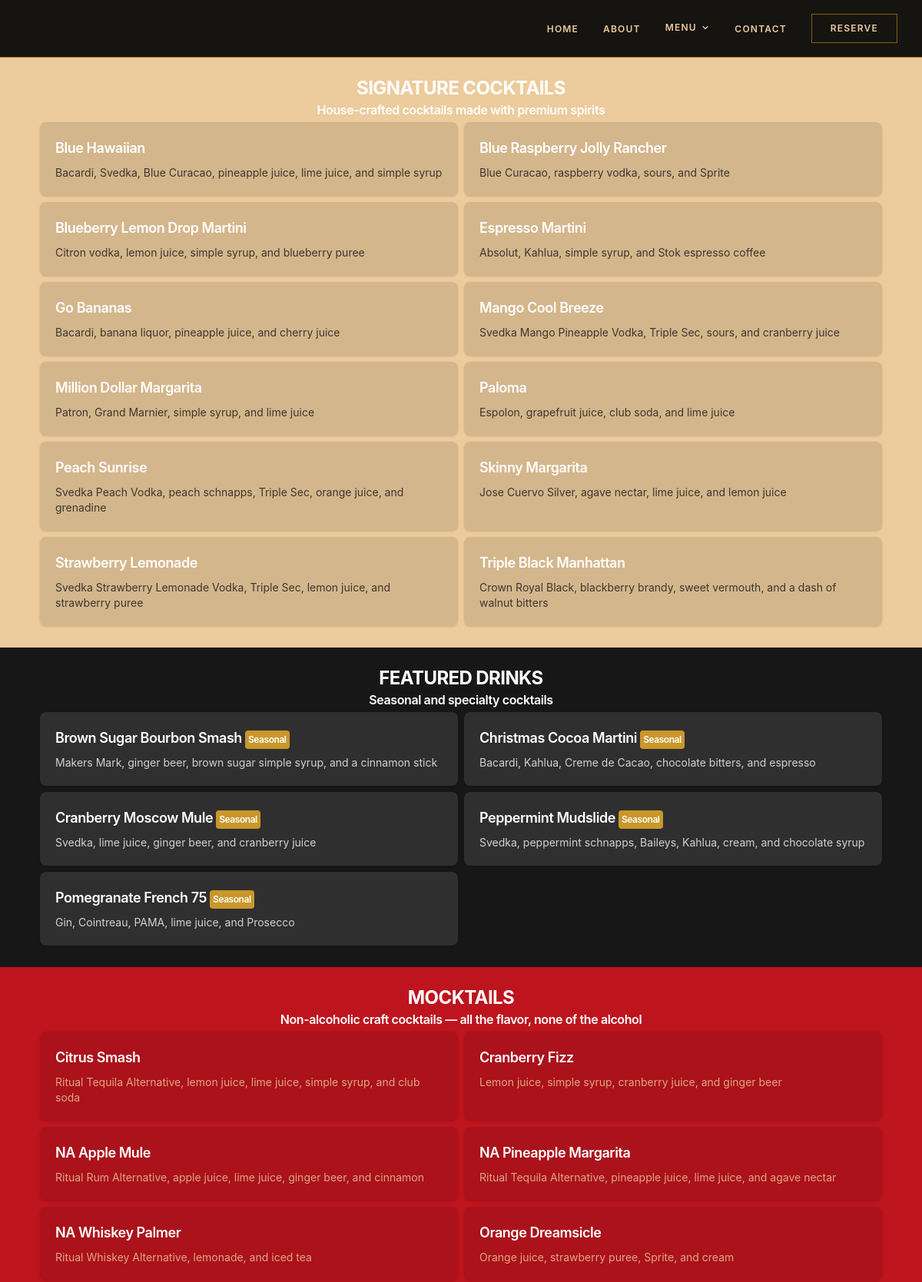
Screenshot of /menu/?type=Drinks (upper part) with the database file from the repository.
### apps/menu/models.py (models this page shows, shortened)
class MenuCategory(models.Model):
    menu_type = models.ForeignKey(
        MenuType,
        on_delete=models.CASCADE,
        related_name='categories',
        help_text="The top-level type this category belongs to (e.g., Food, Beverages)"
    )
    name = models.CharField(max_length=100)
    slug = models.SlugField(max_length=100, unique=True)
    description = models.TextField(blank=True)
    icon = models.ImageField(
        upload_to='menu/category_icons/',
        blank=True,
        null=True,
        help_text="Optional icon for the category"
    )
    order = models.PositiveIntegerField(
        default=0,
        help_text="Order in which categories appear within their type (lower numbers first)"
    )
    is_active = models.BooleanField(
        default=True,
        help_text="Display this category on the menu"
    )
    created_at = models.DateTimeField(auto_now_add=True)
    updated_at = models.DateTimeField(auto_now=True)
    class Meta:
        ordering = ['menu_type__order', 'order', 'name']
        verbose_name = 'Menu Category'
        verbose_name_plural = 'Menu Categories'

class MenuItem(models.Model):
    DIETARY_CHOICES = [
        ('none', 'None'),
        ('vegetarian', 'Vegetarian'),
        ('vegan', 'Vegan'),
        ('gluten_free', 'Gluten Free'),
        ('dairy_free', 'Dairy Free'),
    ]
    SPICE_LEVELS = [
        (0, 'Not Spicy'),
        (1, 'Mild'),
        (2, 'Medium'),
        (3, 'Hot'),
        (4, 'Extra Hot'),
    ]
    category = models.ForeignKey(
        MenuCategory,
        on_delete=models.CASCADE,
        related_name='items'
    )
    subcategory = models.ForeignKey(
        MenuSubCategory,
        on_delete=models.SET_NULL,
        related_name='items',
        blank=True,
        null=True,
        help_text="Optional sub-category (e.g., Bottled, Draft). Leave blank if not applicable."
    )
    name = models.CharField(max_length=200)
    slug = models.SlugField(max_length=200, unique=True)
    description = CKEditor5Field(
        blank=True,
        help_text="Detailed description of the dish"
    )
    short_description = models.CharField(
        max_length=300,
        blank=True,
        help_text="Brief description for menu listings"
    )
    PRICE_DISPLAY_CHOICES = [
        ('price', 'Show Price'),
        ('market', 'Market Price (MP)'),
        ('hidden', 'Hide Price'),
    ]
    price_display = models.CharField(
        max_length=10,
        choices=PRICE_DISPLAY_CHOICES,
        default='price',
        help_text=(
            "'Show Price' displays the price field. "
            "'Market Price' shows 'MP' on the menu. "
            "'Hide Price' shows nothing — useful when price isn't relevant for web display."
        )
    )
    price = models.DecimalField(
        max_digits=8,
        decimal_places=2,
        blank=True,
        null=True,
        validators=[MinValueValidator(Decimal('0.00'))],
        help_text="Base price or price for standard size. Leave blank for Market Price or Hidden."
    )
    sale_price = models.DecimalField(
        max_digits=8,
        decimal_places=2,
        blank=True,
        null=True,
        validators=[MinValueValidator(Decimal('0.01'))],
        help_text="Optional discounted price"
    )
    has_variations = models.BooleanField(
        default=False,
        help_text="Check if this item has multiple size/quantity options"
    )
    has_addons = models.BooleanField(
        default=False,
        help_text="Check if this item has add-on options"
    )
    image = models.ImageField(
        upload_to='menu/items/',
        blank=True,
        null=True,
        help_text="Primary image of the dish"
    )
    image_alt_text = models.CharField(
        max_length=200,
        blank=True,
        help_text="Alternative text for accessibility"
    )
    dietary_type = models.CharField(
        max_length=20,
        choices=DIETARY_CHOICES,
        default='none'
    )
    is_gluten_free = models.BooleanField(default=False)
    is_vegan = models.BooleanField(default=False)
    is_dairy_free = models.BooleanField(default=False)
    is_nut_free = models.BooleanField(default=False)
    contains_shellfish = models.BooleanField(default=False)
    allergen_info = models.TextField(
        blank=True,
        help_text="Additional allergen warnings"
    )
    spice_level = models.IntegerField(
        choices=SPICE_LEVELS,
        default=0,
        help_text="Spiciness level of the dish"
    )
    calories = models.PositiveIntegerField(blank=True, null=True)
    preparation_time = models.PositiveIntegerField(blank=True, null=True)
    is_featured = models.BooleanField(default=False)
    is_chef_special = models.BooleanField(default=False)
    is_new = models.BooleanField(default=False)
    is_seasonal = models.BooleanField(default=False)
    is_available = models.BooleanField(default=True)
    available_from = models.TimeField(blank=True, null=True)
    available_until = models.TimeField(blank=True, null=True)
    order = models.PositiveIntegerField(default=0)
    created_at = models.DateTimeField(auto_now_add=True)
    updated_at = models.DateTimeField(auto_now=True)
    class Meta:
        ordering = ['category__menu_type__order', 'category__order', 'order', 'name']
        verbose_name = 'Menu Item'
        verbose_name_plural = 'Menu Items'
        indexes = [
            models.Index(fields=['category', 'order']),
            models.Index(fields=['is_featured', 'is_available']),
        ]
    @property
    def current_price(self):
        if self.price_display != 'price':
            return None
        return self.sale_price if self.sale_price else self.price
    @property
    def display_price(self):
        if self.price_display == 'market':
            return "MP"
        if self.price_display == 'hidden':
            return ""
        if self.has_variations:
            return self.price_range or "See Options"
        price = self.current_price
        return float(price) if price is not None else "—"
    @property
    def is_on_sale(self):
        if self.price_display != 'price' or self.price is None:
            return False
        return self.sale_price is not None and self.sale_price < self.price
    @property
    def dietary_labels(self):
        labels = []
        if self.dietary_type != 'none':
            labels.append(self.get_dietary_type_display())
        if self.is_gluten_free:
            labels.append('Gluten Free')
        if self.is_dairy_free:
            labels.append('Dairy Free')
        if self.is_nut_free:
            labels.append('Nut Free')
        return labels

### apps/menu/views.py (the view)
# urls.py: path('', views.full, name='full'),
def full(request):
    menu_type = request.GET.get('type')  # ?type=Food or ?type=Drinks, absent = all
    menu_items = MenuItem.objects.filter(is_available=True)
    if menu_type:
        menu_items = menu_items.filter(category__menu_type__name=menu_type)
    menu_items = menu_items.select_related(
        'category', 'category__menu_type', 'subcategory',
    ).prefetch_related(
        Prefetch('variations',     queryset=MenuItemVariation.objects.filter(is_available=True).order_by('order', 'price')),
        Prefetch('addons',         queryset=MenuItemAddon.objects.filter(is_available=True).order_by('order', 'price')),
        Prefetch('gallery_images', queryset=MenuItemImage.objects.order_by('order')),
    ).order_by(
        'category__menu_type__order', 'category__order', 'category__name',
        'subcategory__order', 'subcategory__name', 'order', 'name',
    )
    titles = {'Food': ' - Food Menu', 'Drinks': ' - Drink Menu'}
    context = {
        'menu_items': menu_items,
        'title': titles.get(menu_type, ' - Full Menu'),
        'active_type': menu_type,  # useful for highlighting active nav link
    }
    return render(request, get_active_template('menu'), context)

### apps/core/context_processors.py (called while the page is built)
def site_settings(request):
    settings = SiteSettings.load()
    address_parts = filter(None, [
        settings.address_line1,
        settings.city,
        f"{settings.state} {settings.zip_code}".strip(),
    ])
    return {
        'site_settings': settings,
        'restaurant_name': settings.restaurant_name,
        'restaurant_phone': settings.phone,
        'restaurant_email': settings.email,
        'restaurant_address': ', '.join(address_parts),
    }

def active_theme(request):
    theme = Theme.get_active_theme()
    if theme:
        style_vars = theme.resolve_style_vars()
        google_fonts_url = theme.get_google_fonts_url()
        theme_directory = theme.theme_directory
    else:
        style_vars = {}
        google_fonts_url = None
        theme_directory = 'default'
    return {
        'active_theme': theme,
        'theme_directory': theme_directory,
        'theme_style_vars': style_vars,
        'google_fonts_url': google_fonts_url,
    }

### apps/core/models.py (called while the page is built)
    def to_css_vars(self):
        mapping = {
            'font-primary':   self.primary_font,
            'font-secondary': self.secondary_font,
            'font-accent':    self.accent_font,
        }
        return {k: v for k, v in mapping.items() if v}

    def get_google_fonts(self):
        fonts = set()
        for field in [self.primary_font, self.secondary_font, self.accent_font]:
            if field and field in GOOGLE_FONTS_MAP and GOOGLE_FONTS_MAP[field]:
                fonts.add(GOOGLE_FONTS_MAP[field])
        return list(fonts)

    @classmethod
    def get_active_theme(cls):
        return cls.objects.filter(is_active=True).select_related('base_style').first()

    def resolve_style_vars(self):
        resolved = {}
        if self.base_style:
            resolved.update(self.base_style.to_css_vars())
        settings = SiteSettings.load()
        if settings.active_overlay and settings.active_overlay.is_currently_active:
            resolved.update(settings.active_overlay.style.to_css_vars())
        return resolved

    @classmethod
    def load(cls):
        obj, created = cls.objects.get_or_create(pk=1)
        return obj

### apps/core/utils.py (called while the page is built)
def get_active_template(page):
    from apps.core.models import Theme
    theme = Theme.get_active_theme()
    if theme and theme.theme_directory:
        return [
            f"themes/{theme.theme_directory}/pages/{page}.html",
            f"pages/{page}.html",
        ]
    return [f"pages/{page}.html"]

### templates/themes/elegant/pages/menu.html (shortened to what this page needs)
{% extends "base.html" %}
{% load menu_filters %}
{% load menu_tags %}
{% block content %}
{% regroup menu_items by category.name as menu_categories %}
{% for category in menu_categories %}
  {% cycle "primary" "secondary" "tertiary" as section_bg silent %}
  <section class="py-6 px-12"
    style="
      background-color: var(--color-bg-{{ section_bg }});
      color: var(--color-text-{{ section_bg }});
    ">
    <h3 class="text-2xl font-bold text-center">
      {{ category.grouper|upper}}
    </h3>
    <h6 class="text-center">
      {{ category.list.0.category.description }}
    </h6>
    {% with subcat_items=category.list|with_subcategory plain_items=category.list|without_subcategory %}
    <div class="grid md:grid-cols-2 gap-2 p-1">
      {% for item in plain_items %}
      <div
        class="{% if forloop.parentloop.counter|divisibleby:2 %}bg-white/10{% else %}bg-black/10{% endif %} rounded-lg shadow p-5 hover:shadow-lg transition cursor-pointer"
        x-data="{}"
        x-on:click="$dispatch('open-menu-modal', JSON.parse($el.dataset.item))"
        role="button"
        tabindex="0"
        x-on:keydown.enter="$dispatch('open-menu-modal', JSON.parse($el.dataset.item))"
        data-item='{{ item|item_to_json }}'
      >
        <div class="flex justify-between items-start mb-2">
          <h4 class="font-semibold text-lg" style="color: var(--color-text-heading);">
            {{ item.name }}
            {% if item.is_seasonal %}
              <div class="mt-1 text-xs inline-block px-1 py-1 rounded bg-theme-badge text-white">
                Seasonal
              </div>
            {% endif %}
          </h4>
        </div>
        <p class="text-sm opacity-80" style="color: inherit;">
          {{ item.short_description }}
        </p>
      </div>
      {% endfor %}
      {% regroup subcat_items by subcategory.name as subcategories %}
    </div>
    {% endwith %}
  </section>
{% endfor %}
{% endblock %}

### static/css/theme.css (style rules this page uses)
:root { --font-primary: "Playfair Display", Georgia, serif; --font-secondary: "Lato", "Helvetica Neue", sans-serif; --font-accent: "Montserrat", Arial, sans-serif; --color-text-primary: #171717; --color-text-secondary: #fafafa; --color-text-tertiary: #eccb9c; --color-text-accent: #8a6010; --color-text-heading: #ffffff; --color-text-nav: #eccb9c; --color-bg-primary: #eccb9c; --color-bg-secondary: #171717; --color-bg-tertiary: #be141e; --color-bg-accent: #c9972a; --color-nav-bg: rgba(10,10,10,0.95); --color-gold-bright: #e8b84b; --color-gold-deep: #a07820; --color-gold-light: #f4d98a; --color-dark-gray: #2c2c2c; --color-mid-gray: #555555; --color-steeler-gold: #ffb612; --color-steeler-black: #101820; --color-pirate-gold: #fdb827; --color-priate-black: #27251f; --color-pitt-gold: #ffb81c; --color-pitt-blue: #003594; --space-1: 0.25rem; --space-2: 0.5rem; --space-3: 0.75rem; --space-4: 1rem; --space-5: 1.25rem; --space-6: 1.5rem; --space-8: 2rem; --space-10: 2.5rem; --space-12: 3rem; --space-16: 4rem; --space-20: 5rem; --space-24: 6rem; --max-width: 1280px; --container-px: 1.5rem; --radius-sm: 2px; --radius-md: 4px; --radius-lg: 8px; --gold-rule: 1px solid var(--color-gold-deep); --gold-rule-thick: 2px solid var(--color-bg-accent); --shadow-sm: 0 1px 3px rgba(0,0,0,0.6); --shadow-md: 0 4px 12px rgba(0,0,0,0.5); --shadow-lg: 0 8px 32px rgba(0,0,0,0.6); --shadow-gold: 0 0 20px rgba(201,151,42,0.25); --transition-fast: 150ms ease; --transition-normal: 250ms ease; --transition-slow: 400ms ease; }

### rows the page displays
MenuCategory: grouper "SIGNATURE COCKTAILS"
MenuItem: list.0.category.description "House-crafted cocktails made with premium spirits", name "Blue Hawaiian", short_description "Bacardi, Svedka, Blue Curacao, pineapple juice, lime juice, and simple syrup"
MenuItem: name "Blue Raspberry Jolly Rancher", short_description "Blue Curacao, raspberry vodka, sours, and Sprite"
MenuItem: name "Blueberry Lemon Drop Martini", short_description "Citron vodka, lemon juice, simple syrup, and blueberry puree"
MenuItem: name "Espresso Martini", short_description "Absolut, Kahlua, simple syrup, and Stok espresso coffee"
MenuItem: name "Go Bananas", short_description "Bacardi, banana liquor, pineapple juice, and cherry juice"
MenuItem: name "Mango Cool Breeze", short_description "Svedka Mango Pineapple Vodka, Triple Sec, sours, and cranberry juice"
MenuItem: name "Million Dollar Margarita", short_description "Patron, Grand Marnier, simple syrup, and lime juice"
MenuItem: name "Paloma", short_description "Espolon, grapefruit juice, club soda, and lime juice"
MenuItem: name "Peach Sunrise", short_description "Svedka Peach Vodka, peach schnapps, Triple Sec, orange juice, and grenadine"
MenuItem: name "Skinny Margarita", short_description "Jose Cuervo Silver, agave nectar, lime juice, and lemon juice"
MenuItem: name "Strawberry Lemonade", short_description "Svedka Strawberry Lemonade Vodka, Triple Sec, lemon juice, and strawberry puree"
MenuItem: name "Triple Black Manhattan", short_description "Crown Royal Black, blackberry brandy, sweet vermouth, and a dash of walnut bitters"
MenuCategory: grouper "FEATURED DRINKS"
MenuItem: list.0.category.description "Seasonal and specialty cocktails", name "Brown Sugar Bourbon Smash", is_seasonal "Seasonal", short_description "Makers Mark, ginger beer, brown sugar simple syrup, and a cinnamon stick"
MenuItem: name "Christmas Cocoa Martini", is_seasonal "Seasonal", short_description "Bacardi, Kahlua, Creme de Cacao, chocolate bitters, and espresso"
MenuItem: name "Cranberry Moscow Mule", is_seasonal "Seasonal", short_description "Svedka, lime juice, ginger beer, and cranberry juice"
MenuItem: name "Peppermint Mudslide", is_seasonal "Seasonal", short_description "Svedka, peppermint schnapps, Baileys, Kahlua, cream, and chocolate syrup"
MenuItem: name "Pomegranate French 75", is_seasonal "Seasonal", short_description "Gin, Cointreau, PAMA, lime juice, and Prosecco"
MenuCategory: grouper "MOCKTAILS"
MenuItem: list.0.category.description "Non-alcoholic craft cocktails — all the flavor, none of the alcohol", name "Citrus Smash", short_description "Ritual Tequila Alternative, lemon juice, lime juice, simple syrup, and club soda"
MenuItem: name "Cranberry Fizz", short_description "Lemon juice, simple syrup, cranberry juice, and ginger beer"
MenuItem: name "NA Apple Mule", short_description "Ritual Rum Alternative, apple juice, lime juice, ginger beer, and cinnamon"
MenuItem: name "NA Pineapple Margarita", short_description "Ritual Tequila Alternative, pineapple juice, lime juice, and agave nectar"
MenuItem: name "NA Whiskey Palmer", short_description "Ritual Whiskey Alternative, lemonade, and iced tea"
MenuItem: name "Orange Dreamsicle", short_description "Orange juice, strawberry puree, Sprite, and cream"
